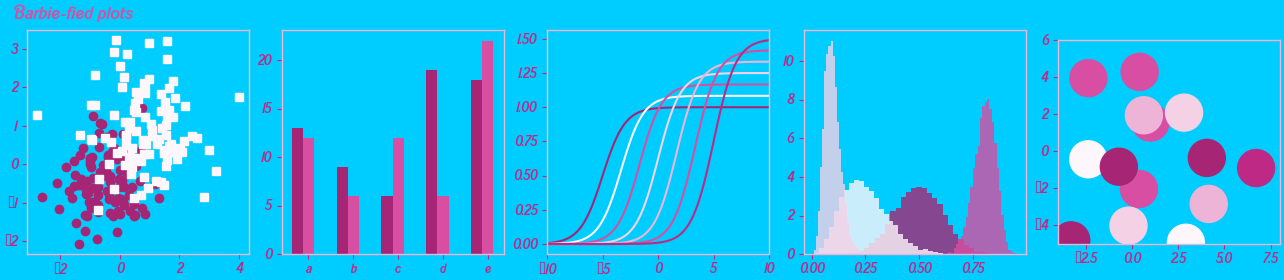

Generate this figure with Python:
import numpy as np
import matplotlib.pyplot as plt
import matplotlib.colors as mcolors
import matplotlib.font_manager as font_manager
from matplotlib import rcParams

# Fixing random state for reproducibility
np.random.seed(19680801)

font_manager.fontManager.addfont('barbie.ttf')
rcParams['font.family'] = 'Barbie'

def plot_scatter(ax, prng, nb_samples=100):
    """Scatter plot."""
    for mu, sigma, marker in [(-.5, 0.75, 'o'), (0.75, 1., 's')]:
        x, y = prng.normal(loc=mu, scale=sigma, size=(2, nb_samples))
        ax.plot(x, y, ls='none', marker=marker)
    return ax


def plot_colored_lines(ax):
    """Plot lines with colors following the style color cycle."""
    t = np.linspace(-10, 10, 100)

    def sigmoid(t, t0):
        return 1 / (1 + np.exp(-(t - t0)))

    nb_colors = len(plt.rcParams['axes.prop_cycle'])
    shifts = np.linspace(-5, 5, nb_colors)
    amplitudes = np.linspace(1, 1.5, nb_colors)
    for t0, a in zip(shifts, amplitudes):
        ax.plot(t, a * sigmoid(t, t0), '-')
    ax.set_xlim(-10, 10)
    return ax


def plot_bar_graphs(ax, prng, min_value=5, max_value=25, nb_samples=5):
    """Plot two bar graphs side by side, with letters as x-tick labels."""
    x = np.arange(nb_samples)
    ya, yb = prng.randint(min_value, max_value, size=(2, nb_samples))
    width = 0.25
    ax.bar(x, ya, width)
    ax.bar(x + width, yb, width, color='C2')
    ax.set_xticks(x + width, labels=['a', 'b', 'c', 'd', 'e'])
    return ax


def plot_colored_circles(ax, prng, nb_samples=15):
    """
    Plot circle patches.

    NB: draws a fixed amount of samples, rather than using the length of
    the color cycle, because different styles may have different numbers
    of colors.
    """
    for sty_dict, j in zip(plt.rcParams['axes.prop_cycle'](),
                           range(nb_samples)):
        ax.add_patch(plt.Circle(prng.normal(scale=3, size=2),
                                radius=1.0, color=sty_dict['color']))

    ax.set_xlim([-4, 8])
    ax.set_ylim([-5, 6])
    ax.set_aspect('equal', adjustable='box')  # to plot circles as circles
    return ax

def plot_histograms(ax, prng, nb_samples=10000):
    """Plot 4 histograms and a text annotation."""
    params = ((10, 10), (4, 12), (50, 12), (6, 55))
    for a, b in params:
        values = prng.beta(a, b, size=nb_samples)
        ax.hist(values, histtype="stepfilled", bins=30,
                alpha=0.8, density=True)
    return ax


def plot_figure(style_label=""):
    """Setup and plot the demonstration figure with a given style."""
    # Use a dedicated RandomState instance to draw the same "random" values
    # across the different figures.
    prng = np.random.RandomState(96917002)

    fig, axs = plt.subplots(ncols=5, nrows=1, num=style_label,
                            figsize=(14.8, 2.8), layout='constrained')
    fig.suptitle('Barbie-fied plots', x=0.01, ha='left', color='#d74ea2',
                 fontsize=14)

    plot_scatter(axs[0], prng)
    plot_bar_graphs(axs[1], prng)
    plot_colored_lines(axs[2])
    plot_histograms(axs[3], prng)
    plot_colored_circles(axs[4], prng)

if __name__ == "__main__":
    # To modify this style further, all the available styles can be viewed
    # using the code below for inspiration:
    # style_list = sorted(
    #     style for style in plt.style.available
    #     if style != 'classic' and not style.startswith('_'))
    style_list = ['barbie.mplstyle']

    # Plot a demonstration figure for every specified style sheet.
    for style_label in style_list:
        with plt.rc_context({"figure.max_open_warning": len(style_list)}):
            with plt.style.context(style_label):
                plot_figure(style_label=style_label)

    plt.show()
